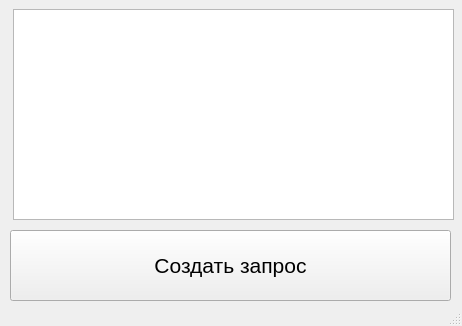
<?xml version="1.0" encoding="UTF-8"?>
<ui version="4.0">
 <class>MainWindow</class>
 <widget class="QMainWindow" name="MainWindow">
  <property name="geometry">
   <rect>
    <x>0</x>
    <y>0</y>
    <width>462</width>
    <height>326</height>
   </rect>
  </property>
  <property name="windowTitle">
   <string>MainWindow</string>
  </property>
  <widget class="QWidget" name="centralwidget">
   <widget class="QPushButton" name="createQuery">
    <property name="geometry">
     <rect>
      <x>10</x>
      <y>230</y>
      <width>441</width>
      <height>71</height>
     </rect>
    </property>
    <property name="font">
     <font>
      <pointsize>16</pointsize>
     </font>
    </property>
    <property name="text">
     <string>Создать запрос</string>
    </property>
    <property name="checkable">
     <bool>false</bool>
    </property>
    <property name="autoDefault">
     <bool>false</bool>
    </property>
   </widget>
   <widget class="QPlainTextEdit" name="plainTextEdit">
    <property name="geometry">
     <rect>
      <x>13</x>
      <y>9</y>
      <width>441</width>
      <height>211</height>
     </rect>
    </property>
    <property name="font">
     <font>
      <pointsize>32</pointsize>
      <bold>true</bold>
     </font>
    </property>
    <property name="plainText">
     <string/>
    </property>
   </widget>
  </widget>
  <widget class="QStatusBar" name="statusbar"/>
 </widget>
 <resources/>
 <connections/>
</ui>
